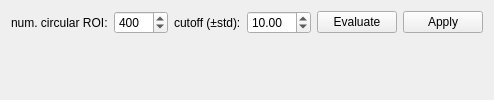
             <widget class="QWidget" name="tab_5">
              <attribute name="title">
               <string>Outlier</string>
              </attribute>
              <layout class="QGridLayout" name="gridLayout_14">
               <item row="0" column="0">
                <layout class="QGridLayout" name="gridLayout_13">
                 <item row="0" column="0">
                  <widget class="QLabel" name="label_16">
                   <property name="text">
                    <string>num. circular ROI:</string>
                   </property>
                  </widget>
                 </item>
                 <item row="0" column="1">
                  <widget class="QSpinBox" name="outlier_num_roi">
                   <property name="maximum">
                    <number>2000</number>
                   </property>
                   <property name="value">
                    <number>400</number>
                   </property>
                  </widget>
                 </item>
                 <item row="0" column="2">
                  <widget class="QLabel" name="label_15">
                   <property name="text">
                    <string>cutoff (±std):</string>
                   </property>
                  </widget>
                 </item>
                 <item row="0" column="3">
                  <widget class="QDoubleSpinBox" name="outlier_cutoff">
                   <property name="maximum">
                    <double>999.000000000000000</double>
                   </property>
                   <property name="singleStep">
                    <double>0.100000000000000</double>
                   </property>
                   <property name="value">
                    <double>10.000000000000000</double>
                   </property>
                  </widget>
                 </item>
                 <item row="0" column="4">
                  <widget class="QPushButton" name="btn_mask_outlier_evaluate">
                   <property name="text">
                    <string>Evaluate</string>
                   </property>
                  </widget>
                 </item>
                 <item row="0" column="5">
                  <widget class="QPushButton" name="btn_mask_outlier_apply">
                   <property name="text">
                    <string>Apply</string>
                   </property>
                  </widget>
                 </item>
                </layout>
               </item>
               <item row="1" column="0">
                <widget class="PlotWidget" name="mask_outlier_hdl" native="true">
                 <property name="sizePolicy">
                  <sizepolicy hsizetype="Expanding" vsizetype="Expanding">
                   <horstretch>0</horstretch>
                   <verstretch>0</verstretch>
                  </sizepolicy>
                 </property>
                 <property name="minimumSize">
                  <size>
                   <width>0</width>
                   <height>0</height>
                  </size>
                 </property>
                </widget>
               </item>
              </layout>
             </widget>
